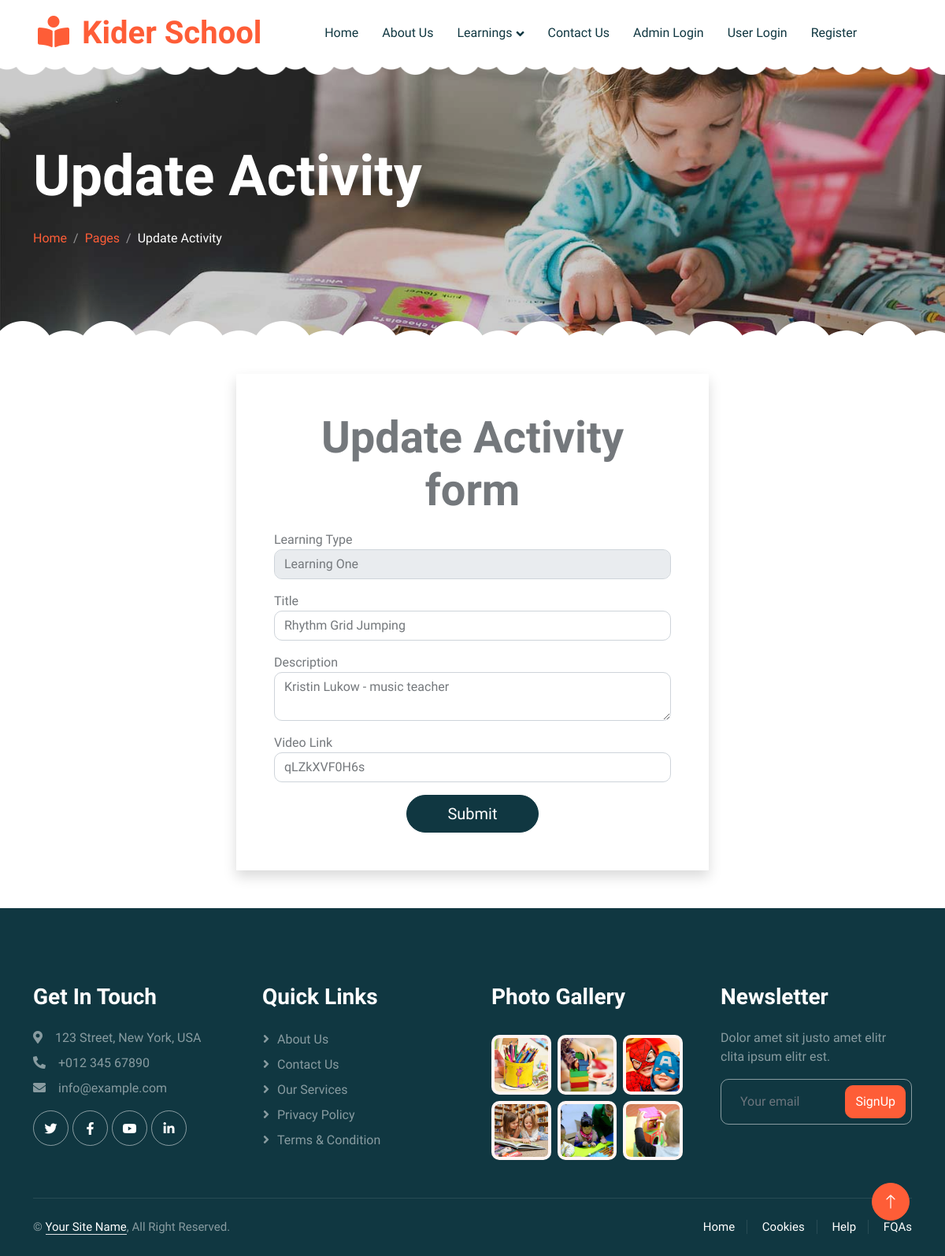
Page /update_activity.php?id=3 on the committed database.
### tables this page shows
CREATE TABLE `activities` (
  `id` int(11) NOT NULL,
  `learning_type` varchar(255) NOT NULL,
  `title` varchar(255) NOT NULL,
  `description` longtext NOT NULL,
  `video` longtext NOT NULL,
  `status` varchar(30) NOT NULL DEFAULT 'Active',
  `created_at` timestamp NOT NULL DEFAULT current_timestamp() ON UPDATE current_timestamp()
);

### update_activity.php (the view, shortened to what this page needs)
<?php
include("header.php");
include("config.php");
$id = $_GET["id"];
$updateq="SELECT * FROM `activities` WHERE `id`='$id'";
$updateres = mysqli_query($conn,$updateq);
if($updatedata = mysqli_fetch_array($updateres))
{}
?>
<div class="container-xxl py-5 page-header position-relative mb-5">
    <div class="container py-5">
        <h1 class="display-2 text-white animated slideInDown mb-4">Update Activity</h1>
        <nav aria-label="breadcrumb animated slideInDown">
            <ol class="breadcrumb">
                <li class="breadcrumb-item"><a href="#">Home</a></li>
                <li class="breadcrumb-item"><a href="#">Pages</a></li>
                <li class="breadcrumb-item text-white active" aria-current="page">Update Activity</li>
            </ol>
        </nav>
    </div>
</div>
<div class="container-fluid">
    <div class="row">
        <div class="col-md-6 mx-auto shadow p-5">
            <p class="display-4 text-center">Update Activity form</p>
            <form method="post">
                <div class="form-group my-3">
                    <label for="">Learning Type</label>
                    <select class="form-control" name="learning_type_name">
                        <?php
                            include("config.php");
                            $q="SELECT * FROM `learning_type`";
                            $res = mysqli_query($conn,$q);
                            while($data = mysqli_fetch_array($res)){
                            if($data['id'] == $updatedata['learning_type'])
                            {
                        ?>
                            <option value="<?php echo $data['id']; ?>" selected><?php echo $data['learning_type_name']; ?></option>
                        <?php
                            }
                            else{
                        ?>
                            <option value="<?php echo $data['id']; ?>" ><?php echo $data['learning_type_name']; ?></option>
                        <?php
                            }
                            }
                        ?>
                    </select>
                </div>
                <div class="form-group my-3">
                    <label for="">Title</label>
                    <input type="text" class="form-control" name="title" value="<?php echo $updatedata['title']; ?>"/>
                </div>
                <div class="form-group my-3">
                    <label for="">Description</label>
                    <textarea class="form-control" name="description"><?php echo $updatedata['description']; ?></textarea>
                </div>
                <div class="form-group my-3">
                    <label for="">Video Link</label>
                    <input type="text" class="form-control" name="video" value="<?php echo $updatedata['video']; ?>"/>
                </div>
                <button type="submit" name="submit" class="btn btn-dark col-md-4 d-block mx-auto rounded-pill btn-lg">Submit</button>
            </form>
        </div>
    </div>
</div>
<?php
include("footer.php");
?>

### css/style.css (style rules this page uses)
:root { --primary: #FE5D37; --light: #FFF5F3; --dark: #103741; }
.btn { font-weight: 500; transition: .5s; }
h1, h2, h3, h4, .h1, .h2, .h3, .h4, .display-1, .display-2, .display-3, .display-4, .display-5, .display-6 { font-family: 'Lobster Two', cursive; font-weight: 700; }
.header-carousel::before, .header-carousel::after, .page-header::before, .page-header::after { position: absolute; content: ""; width: 100%; height: 10px; top: 0; left: 0; background: url(../img/bg-header-top.png) center center repeat-x; z-index: 1; }
.header-carousel::after, .page-header::after { height: 19px; top: auto; bottom: 0; background: url(../img/bg-header-bottom.png) center center repeat-x; }
.page-header { background: linear-gradient(rgba(0, 0, 0, .2), rgba(0, 0, 0, .2)), url(../img/carousel-1.jpg) center center no-repeat; background-size: cover; }
.breadcrumb-item + .breadcrumb-item::before { color: rgba(255, 255, 255, .5); }

### rows in the picture
activities: title "Rhythm Grid Jumping", description "Kristin Lukow - music teacher", video "qLZkXVF0H6s"

### other values in the picture
form field learning_type_name "Learning One"
